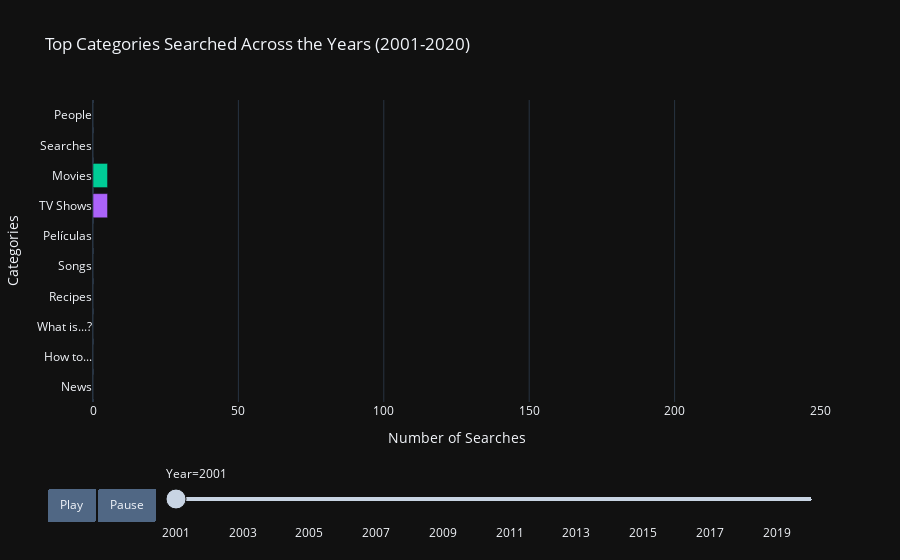

The notebook cell saved with this chart:
### Code cell
# group by year and category, count the occurrences
category_trends = df.groupby(['year', 'category']).size().reset_index(name='count')

# top 10 categories will be shown at all times on the y-axis
top_categories = category_trends.groupby('category')['count'].sum().nlargest(10).index

# filter to only include top categories
filtered_data = category_trends[category_trends['category'].isin(top_categories)]

all_years = pd.DataFrame({'year': category_trends['year'].unique()})
all_categories = pd.DataFrame({'category': top_categories})

complete_data = all_years.assign(key=1).merge(all_categories.assign(key=1), on='key').drop('key', axis=1)

final_data = complete_data.merge(filtered_data, on=['year', 'category'], how='left').fillna(0)

final_data['year'] = final_data['year'].astype(int)
final_data['count'] = final_data['count'].astype(int)

fig = px.bar(final_data, 
              x='count', 
              y='category', 
              color='category', 
              title='Top Categories Searched Across ALL Years in Dataset (2001-2020)', 
              labels={'year': 'Year', 'count': 'Number of Searches'},
              animation_frame='year', 
              range_x=[0, final_data['count'].max() + 10],  
              orientation='h')  

fig.update_layout(
    yaxis=dict(title='Categories'),
    xaxis=dict(title='Number of Searches'),
    template='plotly_dark',
    showlegend=False,
    updatemenus=[  
        {
            'buttons': [
                {
                    'args': [None, {'frame': {'duration': 500, 'redraw': True}, 'mode': 'immediate'}],
                    'label': 'Play',
                    'method': 'animate'
                },
                {
                    'args': [[None], {'frame': {'duration': 0, 'redraw': True}, 'mode': 'immediate', 'transition': {'duration': 0}}],
                    'label': 'Pause',
                    'method': 'animate'
                }
            ],
            'direction': 'left',
            'pad': {'r': 10, 't': 87},
            'showactive': False,
            'type': 'buttons',
            'x': 0.1,
            'xanchor': 'right',
            'y': 0,
            'yanchor': 'top'
        }
    ]
)
fig.show()

### Figure 1 — Plotly figure (JSON) as saved in the notebook; plotly's stock layout.template omitted (floating-point values rounded to 4 significant figures)
{"data": [{"alignmentgroup": "True", "hovertemplate": "category=%{y}<br>Year=2001<br>Number of Searches=%{x}<extra></extra>", "legendgroup": "People", "marker": {"color": "#636efa", "pattern": {"shape": ""}}, "name": "People", "offsetgroup": "People", "orientation": "h", "showlegend": true, "textposition": "auto", "type": "bar", "x": [0], "xaxis": "x", "y": ["People"], "yaxis": "y"}, {"alignmentgroup": "True", "hovertemplate": "category=%{y}<br>Year=2001<br>Number of Searches=%{x}<extra></extra>", "legendgroup": "Searches", "marker": {"color": "#EF553B", "pattern": {"shape": ""}}, "name": "Searches", "offsetgroup": "Searches", "orientation": "h", "showlegend": true, "textposition": "auto", "type": "bar", "x": [0], "xaxis": "x", "y": ["Searches"], "yaxis": "y"}, {"alignmentgroup": "True", "hovertemplate": "category=%{y}<br>Year=2001<br>Number of Searches=%{x}<extra></extra>", "legendgroup": "Movies", "marker": {"color": "#00cc96", "pattern": {"shape": ""}}, "name": "Movies", "offsetgroup": "Movies", "orientation": "h", "showlegend": true, "textposition": "auto", "type": "bar", "x": [5], "xaxis": "x", "y": ["Movies"], "yaxis": "y"}, {"alignmentgroup": "True", "hovertemplate": "category=%{y}<br>Year=2001<br>Number of Searches=%{x}<extra></extra>", "legendgroup": "TV Shows", "marker": {"color": "#ab63fa", "pattern": {"shape": ""}}, "name": "TV Shows", "offsetgroup": "TV Shows", "orientation": "h", "showlegend": true, "textposition": "auto", "type": "bar", "x": [5], "xaxis": "x", "y": ["TV Shows"], "yaxis": "y"}, {"alignmentgroup": "True", "hovertemplate": "category=%{y}<br>Year=2001<br>Number of Searches=%{x}<extra></extra>", "legendgroup": "Películas", "marker": {"color": "#FFA15A", "pattern": {"shape": ""}}, "name": "Películas", "offsetgroup": "Películas", "orientation": "h", "showlegend": true, "textposition": "auto", "type": "bar", "x": [0], "xaxis": "x", "y": ["Películas"], "yaxis": "y"}, {"alignmentgroup": "True", "hovertemplate": "category=%{y}<br>Year=2001<br>Number of Searches=%{x}<extra></extra>", "legendgroup": "Songs", "marker": {"color": "#19d3f3", "pattern": {"shape": ""}}, "name": "Songs", "offsetgroup": "Songs", "orientation": "h", "showlegend": true, "textposition": "auto", "type": "bar", "x": [0], "xaxis": "x", "y": ["Songs"], "yaxis": "y"}, {"alignmentgroup": "True", "hovertemplate": "category=%{y}<br>Year=2001<br>Number of Searches=%{x}<extra></extra>", "legendgroup": "Recipes", "marker": {"color": "#FF6692", "pattern": {"shape": ""}}, "name": "Recipes", "offsetgroup": "Recipes", "orientation": "h", "showlegend": true, "textposition": "auto", "type": "bar", "x": [0], "xaxis": "x", "y": ["Recipes"], "yaxis": "y"}, {"alignmentgroup": "True", "hovertemplate": "category=%{y}<br>Year=2001<br>Number of Searches=%{x}<extra></extra>", "legendgroup": "What is...?", "marker": {"color": "#B6E880", "pattern": {"shape": ""}}, "name": "What is...?", "offsetgroup": "What is...?", "orientation": "h", "showlegend": true, "textposition": "auto", "type": "bar", "x": [0], "xaxis": "x", "y": ["What is...?"], "yaxis": "y"}, {"alignmentgroup": "True", "hovertemplate": "category=%{y}<br>Year=2001<br>Number of Searches=%{x}<extra></extra>", "legendgroup": "How to...", "marker": {"color": "#FF97FF", "pattern": {"shape": ""}}, "name": "How to...", "offsetgroup": "How to...", "orientation": "h", "showlegend": true, "textposition": "auto", "type": "bar", "x": [0], "xaxis": "x", "y": ["How to..."], "yaxis": "y"}, {"alignmentgroup": "True", "hovertemplate": "category=%{y}<br>Year=2001<br>Number of Searches=%{x}<extra></extra>", "legendgroup": "News", "marker": {"color": "#FECB52", "pattern": {"shape": ""}}, "name": "News", "offsetgroup": "News", "orientation": "h", "showlegend": true, "textposition": "auto", "type": "bar", "x": [0], "xaxis": "x", "y": ["News"], "yaxis": "y"}], "layout": {"barmode": "relative", "legend": {"title": {"text": "category"}, "tracegroupgap": 0}, "showlegend": false, "sliders": [{"active": 0, "currentvalue": {"prefix": "Year="}, "len": 0.9, "pad": {"b": 10, "t": 60}, "steps": [{"args": [["2001"], {"frame": {"duration": 0, "redraw": true}, "fromcurrent": true, "mode": "immediate", "transition": {"duration": 0, "easing": "linear"}}], "label": "2001", "method": "animate"}, {"args": [["2002"], {"frame": {"duration": 0, "redraw": true}, "fromcurrent": true, "mode": "immediate", "transition": {"duration": 0, "easing": "linear"}}], "label": "2002", "method": "animate"}, {"args": [["2003"], {"frame": {"duration": 0, "redraw": true}, "fromcurrent": true, "mode": "immediate", "transition": {"duration": 0, "easing": "linear"}}], "label": "2003", "method": "animate"}, {"args": [["2004"], {"frame": {"duration": 0, "redraw": true}, "fromcurrent": true, "mode": "immediate", "transition": {"duration": 0, "easing": "linear"}}], "label": "2004", "method": "animate"}, {"args": [["2005"], {"frame": {"duration": 0, "redraw": true}, "fromcurrent": true, "mode": "immediate", "transition": {"duration": 0, "easing": "linear"}}], "label": "2005", "method": "animate"}, {"args": [["2006"], {"frame": {"duration": 0, "redraw": true}, "fromcurrent": true, "mode": "immediate", "transition": {"duration": 0, "easing": "linear"}}], "label": "2006", "method": "animate"}, {"args": [["2007"], {"frame": {"duration": 0, "redraw": true}, "fromcurrent": true, "mode": "immediate", "transition": {"duration": 0, "easing": "linear"}}], "label": "2007", "method": "animate"}, {"args": [["2008"], {"frame": {"duration": 0, "redraw": true}, "fromcurrent": true, "mode": "immediate", "transition": {"duration": 0, "easing": "linear"}}], "label": "2008", "method": "animate"}, {"args": [["2009"], {"frame": {"duration": 0, "redraw": true}, "fromcurrent": true, "mode": "immediate", "transition": {"duration": 0, "easing": "linear"}}], "label": "2009", "method": "animate"}, {"args": [["2010"], {"frame": {"duration": 0, "redraw": true}, "fromcurrent": true, "mode": "immediate", "transition": {"duration": 0, "easing": "linear"}}], "label": "2010", "method": "animate"}, {"args": [["2011"], {"frame": {"duration": 0, "redraw": true}, "fromcurrent": true, "mode": "immediate", "transition": {"duration": 0, "easing": "linear"}}], "label": "2011", "method": "animate"}, {"args": [["2012"], {"frame": {"duration": 0, "redraw": true}, "fromcurrent": true, "mode": "immediate", "transition": {"duration": 0, "easing": "linear"}}], "label": "2012", "method": "animate"}, {"args": [["2013"], {"frame": {"duration": 0, "redraw": true}, "fromcurrent": true, "mode": "immediate", "transition": {"duration": 0, "easing": "linear"}}], "label": "2013", "method": "animate"}, {"args": [["2014"], {"frame": {"duration": 0, "redraw": true}, "fromcurrent": true, "mode": "immediate", "transition": {"duration": 0, "easing": "linear"}}], "label": "2014", "method": "animate"}, {"args": [["2015"], {"frame": {"duration": 0, "redraw": true}, "fromcurrent": true, "mode": "immediate", "transition": {"duration": 0, "easing": "linear"}}], "label": "2015", "method": "animate"}, {"args": [["2016"], {"frame": {"duration": 0, "redraw": true}, "fromcurrent": true, "mode": "immediate", "transition": {"duration": 0, "easing": "linear"}}], "label": "2016", "method": "animate"}, {"args": [["2017"], {"frame": {"duration": 0, "redraw": true}, "fromcurrent": true, "mode": "immediate", "transition": {"duration": 0, "easing": "linear"}}], "label": "2017", "method": "animate"}, {"args": [["2018"], {"frame": {"duration": 0, "redraw": true}, "fromcurrent": true, "mode": "immediate", "transition": {"duration": 0, "easing": "linear"}}], "label": "2018", "method": "animate"}, {"args": [["2019"], {"frame": {"duration": 0, "redraw": true}, "fromcurrent": true, "mode": "immediate", "transition": {"duration": 0, "easing": "linear"}}], "label": "2019", "method": "animate"}, {"args": [["2020"], {"frame": {"duration": 0, "redraw": true}, "fromcurrent": true, "mode": "immediate", "transition": {"duration": 0, "easing": "linear"}}], "label": "2020", "method": "animate"}], "x": 0.1, "xanchor": "left", "y": 0, "yanchor": "top"}], "title": {"text": "Top Categories Searched Across the Years (2001-2020)"}, "updatemenus": [{"buttons": [{"args": [null, {"frame": {"duration": 500, "redraw": true}, "mode": "immediate"}], "label": "Play", "method": "animate"}, {"args": [[null], {"frame": {"duration": 0, "redraw": true}, "mode": "immediate", "transition": {"duration": 0}}], "label": "Pause", "method": "animate"}], "direction": "left", "pad": {"r": 10, "t": 87}, "showactive": false, "type": "buttons", "x": 0.1, "xanchor": "right", "y": 0, "yanchor": "top"}], "xaxis": {"anchor": "y", "domain": [0, 1], "range": [0, 250], "title": {"text": "Number of Searches"}}, "yaxis": {"anchor": "x", "categoryarray": ["News", "How to...", "What is...?", "Recipes", "Songs", "Películas", "TV Shows", "Movies", "Searches", "People"], "categoryorder": "array", "domain": [0, 1], "title": {"text": "Categories"}}}}
